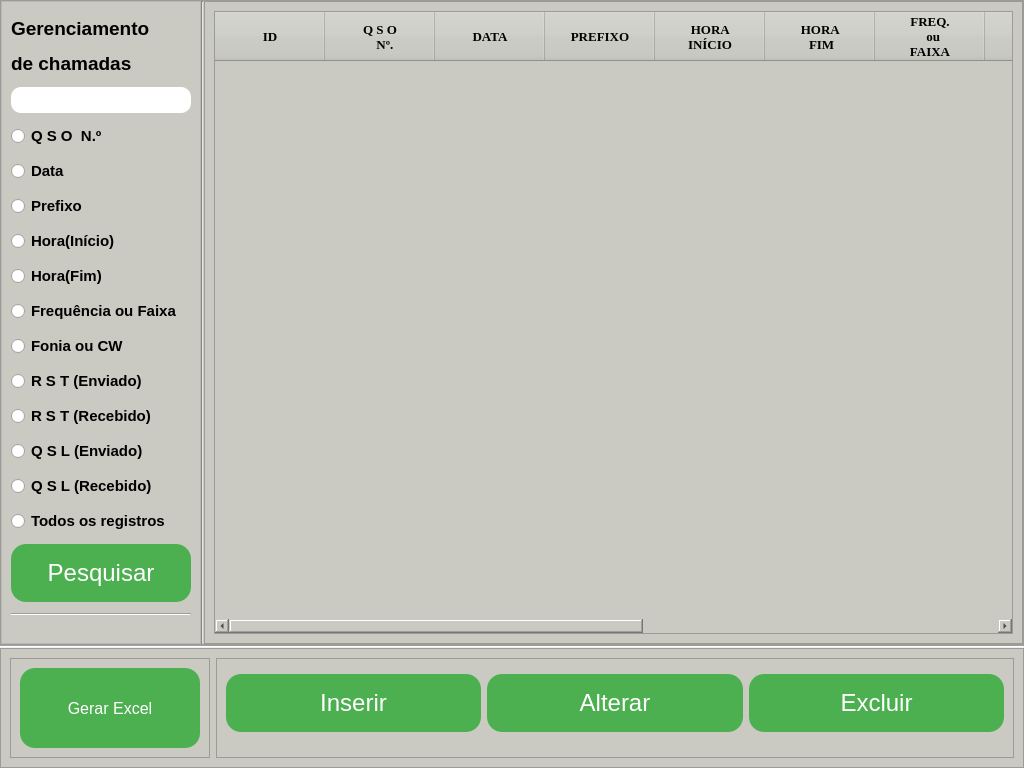
<?xml version="1.0" encoding="UTF-8"?>
<ui version="4.0">
 <class>MainWindow</class>
 <widget class="QMainWindow" name="MainWindow">
  <property name="geometry">
   <rect>
    <x>0</x>
    <y>0</y>
    <width>1024</width>
    <height>768</height>
   </rect>
  </property>
  <property name="minimumSize">
   <size>
    <width>1024</width>
    <height>768</height>
   </size>
  </property>
  <property name="maximumSize">
   <size>
    <width>16777215</width>
    <height>16777215</height>
   </size>
  </property>
  <property name="windowTitle">
   <string>Gerenciador de chamadas</string>
  </property>
  <property name="windowIcon">
   <iconset>
    <normaloff>Icons/icone.ico</normaloff>Icons/icone.ico</iconset>
  </property>
  <widget class="QWidget" name="centralwidget">
   <layout class="QVBoxLayout" name="verticalLayout">
    <property name="spacing">
     <number>0</number>
    </property>
    <property name="leftMargin">
     <number>0</number>
    </property>
    <property name="topMargin">
     <number>0</number>
    </property>
    <property name="rightMargin">
     <number>0</number>
    </property>
    <property name="bottomMargin">
     <number>0</number>
    </property>
    <item>
     <widget class="QFrame" name="frame_2">
      <property name="styleSheet">
       <string notr="true">background-color: rgb(202, 202, 194);</string>
      </property>
      <property name="frameShape">
       <enum>QFrame::StyledPanel</enum>
      </property>
      <property name="frameShadow">
       <enum>QFrame::Raised</enum>
      </property>
      <layout class="QHBoxLayout" name="horizontalLayout">
       <property name="spacing">
        <number>0</number>
       </property>
       <property name="leftMargin">
        <number>0</number>
       </property>
       <property name="topMargin">
        <number>0</number>
       </property>
       <property name="rightMargin">
        <number>0</number>
       </property>
       <property name="bottomMargin">
        <number>0</number>
       </property>
       <item>
        <widget class="QFrame" name="frame_3">
         <property name="maximumSize">
          <size>
           <width>200</width>
           <height>16777215</height>
          </size>
         </property>
         <property name="styleSheet">
          <string notr="true">background-color: rgb(202, 202, );</string>
         </property>
         <property name="frameShape">
          <enum>QFrame::StyledPanel</enum>
         </property>
         <property name="frameShadow">
          <enum>QFrame::Raised</enum>
         </property>
         <layout class="QVBoxLayout" name="verticalLayout_3">
          <item>
           <widget class="QLabel" name="label">
            <property name="maximumSize">
             <size>
              <width>16777215</width>
              <height>60</height>
             </size>
            </property>
            <property name="styleSheet">
             <string notr="true">font-size:25px;
font-weight: bold;
</string>
            </property>
            <property name="text">
             <string>&lt;html&gt;&lt;head/&gt;&lt;body&gt;&lt;p&gt;&lt;span style=&quot; font-size:14pt;&quot;&gt;Gerenciamento &lt;/span&gt;&lt;/p&gt;&lt;p&gt;&lt;span style=&quot; font-size:14pt;&quot;&gt;de chamadas&lt;/span&gt;&lt;/p&gt;&lt;/body&gt;&lt;/html&gt;</string>
            </property>
           </widget>
          </item>
          <item>
           <widget class="QLineEdit" name="lineEdit">
            <property name="styleSheet">
             <string notr="true">QLineEdit{
  font-size: 20px;
  text-align: center;
  border-radius: 10px;

}</string>
            </property>
           </widget>
          </item>
          <item>
           <widget class="QRadioButton" name="radioButton">
            <property name="toolTip">
             <string>&lt;html&gt;&lt;head/&gt;&lt;body&gt;&lt;p&gt;Pesquisar por id do aluno. (Valores válidos: id entre 1 e 300).&lt;/p&gt;&lt;/body&gt;&lt;/html&gt;</string>
            </property>
            <property name="styleSheet">
             <string notr="true">font-size:15px;
font-weight: bold;
</string>
            </property>
            <property name="text">
             <string>Q S O  N.º</string>
            </property>
           </widget>
          </item>
          <item>
           <widget class="QRadioButton" name="radioButton_6">
            <property name="toolTip">
             <string>&lt;html&gt;&lt;head/&gt;&lt;body&gt;&lt;p&gt;Pesquisa pelo nome do aluno.&lt;/p&gt;&lt;/body&gt;&lt;/html&gt;</string>
            </property>
            <property name="styleSheet">
             <string notr="true">font-size:15px;
font-weight: bold;
</string>
            </property>
            <property name="text">
             <string>Data</string>
            </property>
           </widget>
          </item>
          <item>
           <widget class="QRadioButton" name="radioButton_2">
            <property name="toolTip">
             <string>&lt;html&gt;&lt;head/&gt;&lt;body&gt;&lt;p&gt;Pesquisar por matricula ativa. (Valores válidos: 1 e 0)&lt;/p&gt;&lt;/body&gt;&lt;/html&gt;</string>
            </property>
            <property name="styleSheet">
             <string notr="true">font-size:15px;
font-weight: bold;
</string>
            </property>
            <property name="text">
             <string>Prefixo</string>
            </property>
           </widget>
          </item>
          <item>
           <widget class="QRadioButton" name="radioButton_3">
            <property name="toolTip">
             <string>&lt;html&gt;&lt;head/&gt;&lt;body&gt;&lt;p&gt;Pesquisar por tipo da matrícula. (Valores válidos: 30, 90, 180, 360.)&lt;/p&gt;&lt;/body&gt;&lt;/html&gt;</string>
            </property>
            <property name="styleSheet">
             <string notr="true">font-size:15px;
font-weight: bold;
</string>
            </property>
            <property name="text">
             <string>Hora(Início)</string>
            </property>
           </widget>
          </item>
          <item>
           <widget class="QRadioButton" name="radioButton_4">
            <property name="toolTip">
             <string>&lt;html&gt;&lt;head/&gt;&lt;body&gt;&lt;p&gt;Pesquisar por data de inicio. (Formato válido: AAAA-MM-DD)&lt;/p&gt;&lt;/body&gt;&lt;/html&gt;</string>
            </property>
            <property name="styleSheet">
             <string notr="true">font-size:15px;
font-weight: bold;
</string>
            </property>
            <property name="text">
             <string>Hora(Fim)</string>
            </property>
           </widget>
          </item>
          <item>
           <widget class="QRadioButton" name="radioButton_7">
            <property name="styleSheet">
             <string notr="true">font-size:15px;
font-weight: bold;
</string>
            </property>
            <property name="text">
             <string>Frequência ou Faixa</string>
            </property>
           </widget>
          </item>
          <item>
           <widget class="QRadioButton" name="radioButton_8">
            <property name="styleSheet">
             <string notr="true">font-size:15px;
font-weight: bold;
</string>
            </property>
            <property name="text">
             <string>Fonia ou CW</string>
            </property>
           </widget>
          </item>
          <item>
           <widget class="QRadioButton" name="radioButton_9">
            <property name="styleSheet">
             <string notr="true">font-size:15px;
font-weight: bold;
</string>
            </property>
            <property name="text">
             <string>R S T (Enviado)</string>
            </property>
           </widget>
          </item>
          <item>
           <widget class="QRadioButton" name="radioButton_10">
            <property name="styleSheet">
             <string notr="true">font-size:15px;
font-weight: bold;
</string>
            </property>
            <property name="text">
             <string>R S T (Recebido)</string>
            </property>
           </widget>
          </item>
          <item>
           <widget class="QRadioButton" name="radioButton_11">
            <property name="styleSheet">
             <string notr="true">font-size:15px;
font-weight: bold;
</string>
            </property>
            <property name="text">
             <string>Q S L (Enviado)</string>
            </property>
           </widget>
          </item>
          <item>
           <widget class="QRadioButton" name="radioButton_12">
            <property name="styleSheet">
             <string notr="true">font-size:15px;
font-weight: bold;
</string>
            </property>
            <property name="text">
             <string>Q S L (Recebido)</string>
            </property>
           </widget>
          </item>
          <item>
           <widget class="QRadioButton" name="radioButton_5">
            <property name="toolTip">
             <string>&lt;html&gt;&lt;head/&gt;&lt;body&gt;&lt;p&gt;Pesuisar todos os registros de alunos.&lt;/p&gt;&lt;/body&gt;&lt;/html&gt;</string>
            </property>
            <property name="styleSheet">
             <string notr="true">font-size:15px;
font-weight: bold;
</string>
            </property>
            <property name="text">
             <string>Todos os registros</string>
            </property>
           </widget>
          </item>
          <item>
           <widget class="QPushButton" name="pushButton_7">
            <property name="minimumSize">
             <size>
              <width>50</width>
              <height>50</height>
             </size>
            </property>
            <property name="toolTip">
             <string>&lt;html&gt;&lt;head/&gt;&lt;body&gt;&lt;p&gt;&lt;span style=&quot; font-size:11pt; font-weight:600;&quot;&gt;Botão pesquisar. A pesquisa é feita de acordo com o tipo de pesquisa selecionado acima.&lt;/span&gt;&lt;/p&gt;&lt;/body&gt;&lt;/html&gt;</string>
            </property>
            <property name="whatsThis">
             <string/>
            </property>
            <property name="styleSheet">
             <string notr="true">QPushButton{
  padding: 15px 25px;
  font-size: 24px;
  text-align: center;
  color: #fff;
  background-color: #4CAF50;
  border-radius: 15px;

}

QPushButton:hover{
background-color: green;

}

QPushButton:pressed{
  background-color: #3e8e41;

}</string>
            </property>
            <property name="text">
             <string>Pesquisar</string>
            </property>
            <property name="icon">
             <iconset>
              <normaloff>Icons/searchicon-removebg-preview-removebg-preview.png</normaloff>Icons/searchicon-removebg-preview-removebg-preview.png</iconset>
            </property>
            <property name="iconSize">
             <size>
              <width>25</width>
              <height>25</height>
             </size>
            </property>
           </widget>
          </item>
          <item>
           <widget class="Line" name="line_3">
            <property name="orientation">
             <enum>Qt::Horizontal</enum>
            </property>
           </widget>
          </item>
         </layout>
        </widget>
       </item>
       <item>
        <widget class="Line" name="line_2">
         <property name="orientation">
          <enum>Qt::Vertical</enum>
         </property>
        </widget>
       </item>
       <item>
        <widget class="QFrame" name="frame_4">
         <property name="styleSheet">
          <string notr="true">background-color: rgb(202, 202, 194);</string>
         </property>
         <property name="frameShape">
          <enum>QFrame::StyledPanel</enum>
         </property>
         <property name="frameShadow">
          <enum>QFrame::Raised</enum>
         </property>
         <layout class="QVBoxLayout" name="verticalLayout_4">
          <item>
           <widget class="QTableWidget" name="tableWidget">
            <property name="font">
             <font>
              <pointsize>14</pointsize>
             </font>
            </property>
            <property name="editTriggers">
             <set>QAbstractItemView::NoEditTriggers</set>
            </property>
            <property name="selectionMode">
             <enum>QAbstractItemView::ExtendedSelection</enum>
            </property>
            <property name="selectionBehavior">
             <enum>QAbstractItemView::SelectRows</enum>
            </property>
            <property name="rowCount">
             <number>0</number>
            </property>
            <attribute name="horizontalHeaderDefaultSectionSize">
             <number>110</number>
            </attribute>
            <attribute name="horizontalHeaderMinimumSectionSize">
             <number>110</number>
            </attribute>
            <attribute name="horizontalHeaderStretchLastSection">
             <bool>true</bool>
            </attribute>
            <attribute name="verticalHeaderVisible">
             <bool>false</bool>
            </attribute>
            <column>
             <property name="text">
              <string>ID</string>
             </property>
             <property name="font">
              <font>
               <family>Times New Roman</family>
               <pointsize>10</pointsize>
               <weight>75</weight>
               <bold>true</bold>
              </font>
             </property>
            </column>
            <column>
             <property name="text">
              <string>Q S O 
   Nº.</string>
             </property>
             <property name="font">
              <font>
               <family>Times New Roman</family>
               <pointsize>10</pointsize>
               <weight>75</weight>
               <bold>true</bold>
              </font>
             </property>
            </column>
            <column>
             <property name="text">
              <string>DATA</string>
             </property>
             <property name="font">
              <font>
               <family>Times New Roman</family>
               <pointsize>10</pointsize>
               <weight>75</weight>
               <bold>true</bold>
              </font>
             </property>
            </column>
            <column>
             <property name="text">
              <string>PREFIXO</string>
             </property>
             <property name="font">
              <font>
               <family>Times New Roman</family>
               <pointsize>10</pointsize>
               <weight>75</weight>
               <bold>true</bold>
              </font>
             </property>
            </column>
            <column>
             <property name="text">
              <string>HORA 
INÍCIO</string>
             </property>
             <property name="font">
              <font>
               <family>Times New Roman</family>
               <pointsize>10</pointsize>
               <weight>75</weight>
               <bold>true</bold>
              </font>
             </property>
            </column>
            <column>
             <property name="text">
              <string>HORA 
 FIM</string>
             </property>
             <property name="font">
              <font>
               <family>Times New Roman</family>
               <pointsize>10</pointsize>
               <weight>75</weight>
               <bold>true</bold>
              </font>
             </property>
            </column>
            <column>
             <property name="text">
              <string>FREQ. 
  ou 
FAIXA</string>
             </property>
             <property name="font">
              <font>
               <family>Times New Roman</family>
               <pointsize>10</pointsize>
               <weight>75</weight>
               <bold>true</bold>
              </font>
             </property>
            </column>
            <column>
             <property name="text">
              <string>FONIA 
   ou 
  CW</string>
             </property>
             <property name="font">
              <font>
               <family>Times New Roman</family>
               <pointsize>10</pointsize>
               <weight>75</weight>
               <bold>true</bold>
              </font>
             </property>
            </column>
            <column>
             <property name="text">
              <string>RST
ENV.</string>
             </property>
             <property name="font">
              <font>
               <family>Times New Roman</family>
               <pointsize>10</pointsize>
               <weight>75</weight>
               <bold>true</bold>
              </font>
             </property>
            </column>
            <column>
             <property name="text">
              <string>RST 
REC.</string>
             </property>
             <property name="font">
              <font>
               <family>Times New Roman</family>
               <pointsize>10</pointsize>
               <weight>75</weight>
               <bold>true</bold>
              </font>
             </property>
            </column>
            <column>
             <property name="text">
              <string>Q S L 
 ENV.</string>
             </property>
             <property name="font">
              <font>
               <family>Times New Roman</family>
               <pointsize>10</pointsize>
               <weight>75</weight>
               <bold>true</bold>
              </font>
             </property>
            </column>
            <column>
             <property name="text">
              <string>Q S L 
 REC.</string>
             </property>
             <property name="font">
              <font>
               <family>Times New Roman</family>
               <pointsize>10</pointsize>
               <weight>75</weight>
               <bold>true</bold>
              </font>
             </property>
            </column>
            <column>
             <property name="text">
              <string>  OUTRAS 
ANOTAÇÕES</string>
             </property>
             <property name="font">
              <font>
               <family>Times New Roman</family>
               <pointsize>10</pointsize>
               <weight>75</weight>
               <bold>true</bold>
              </font>
             </property>
            </column>
           </widget>
          </item>
         </layout>
        </widget>
       </item>
      </layout>
      <zorder>frame_4</zorder>
      <zorder>frame_3</zorder>
      <zorder>line_2</zorder>
     </widget>
    </item>
    <item>
     <widget class="Line" name="line">
      <property name="orientation">
       <enum>Qt::Horizontal</enum>
      </property>
     </widget>
    </item>
    <item>
     <widget class="QFrame" name="frame">
      <property name="maximumSize">
       <size>
        <width>9898989</width>
        <height>120</height>
       </size>
      </property>
      <property name="styleSheet">
       <string notr="true">background-color: rgb(202, 202, 194);</string>
      </property>
      <property name="frameShape">
       <enum>QFrame::StyledPanel</enum>
      </property>
      <property name="frameShadow">
       <enum>QFrame::Raised</enum>
      </property>
      <layout class="QHBoxLayout" name="horizontalLayout_2">
       <item>
        <widget class="QFrame" name="frame_5">
         <property name="maximumSize">
          <size>
           <width>200</width>
           <height>16777215</height>
          </size>
         </property>
         <property name="styleSheet">
          <string notr="true">background-color: rgb(202, 202, 194);</string>
         </property>
         <property name="frameShape">
          <enum>QFrame::StyledPanel</enum>
         </property>
         <property name="frameShadow">
          <enum>QFrame::Raised</enum>
         </property>
         <layout class="QVBoxLayout" name="verticalLayout_2">
          <item>
           <widget class="QPushButton" name="pushButton_5">
            <property name="minimumSize">
             <size>
              <width>50</width>
              <height>80</height>
             </size>
            </property>
            <property name="font">
             <font>
              <pointsize>-1</pointsize>
             </font>
            </property>
            <property name="toolTip">
             <string>&lt;html&gt;&lt;head/&gt;&lt;body&gt;&lt;p&gt;&lt;span style=&quot; font-size:11pt; font-weight:600;&quot;&gt;Botão voltar. Volta ao modulo inicial.&lt;/span&gt;&lt;/p&gt;&lt;/body&gt;&lt;/html&gt;</string>
            </property>
            <property name="styleSheet">
             <string notr="true">QPushButton{
  padding: 15px 25px;
  font-size: 16px;
  text-align: center;
  color: #fff;
  background-color: #4CAF50;
  border-radius: 15px;

}

QPushButton:hover{
background-color: green;

}

QPushButton:pressed{
  background-color: #3e8e41;

}</string>
            </property>
            <property name="text">
             <string>Gerar Excel</string>
            </property>
            <property name="iconSize">
             <size>
              <width>30</width>
              <height>30</height>
             </size>
            </property>
           </widget>
          </item>
         </layout>
        </widget>
       </item>
       <item>
        <widget class="QFrame" name="frame_6">
         <property name="styleSheet">
          <string notr="true">background-color: rgb(202, 202, 194);</string>
         </property>
         <property name="frameShape">
          <enum>QFrame::StyledPanel</enum>
         </property>
         <property name="frameShadow">
          <enum>QFrame::Raised</enum>
         </property>
         <layout class="QHBoxLayout" name="horizontalLayout_3">
          <property name="topMargin">
           <number>0</number>
          </property>
          <item>
           <widget class="QPushButton" name="pushButton_2">
            <property name="minimumSize">
             <size>
              <width>50</width>
              <height>50</height>
             </size>
            </property>
            <property name="toolTip">
             <string>&lt;html&gt;&lt;head/&gt;&lt;body&gt;&lt;p&gt;&lt;span style=&quot; font-size:11pt; font-weight:600;&quot;&gt;Botão inserir. Abre uma nova janela para a inserção de registros.&lt;/span&gt;&lt;/p&gt;&lt;/body&gt;&lt;/html&gt;</string>
            </property>
            <property name="styleSheet">
             <string notr="true">QPushButton{
  padding: 15px 25px;
  font-size: 24px;
  text-align: center;
  color: #fff;
  background-color: #4CAF50;
  border-radius: 15px;

}

QPushButton:hover{
background-color: blue;

}

QPushButton:pressed{
  background-color: #3e8e41;

}</string>
            </property>
            <property name="text">
             <string>Inserir</string>
            </property>
            <property name="icon">
             <iconset>
              <normaloff>Icons/InserirIcon-removebg-preview-removebg-preview.png</normaloff>Icons/InserirIcon-removebg-preview-removebg-preview.png</iconset>
            </property>
            <property name="iconSize">
             <size>
              <width>50</width>
              <height>20</height>
             </size>
            </property>
           </widget>
          </item>
          <item>
           <widget class="QPushButton" name="pushButton_3">
            <property name="minimumSize">
             <size>
              <width>50</width>
              <height>50</height>
             </size>
            </property>
            <property name="toolTip">
             <string>&lt;html&gt;&lt;head/&gt;&lt;body&gt;&lt;p&gt;&lt;span style=&quot; font-size:11pt; font-weight:600;&quot;&gt;Botão alterar. Abre uma nova janela para alteração de registros.&lt;/span&gt;&lt;/p&gt;&lt;/body&gt;&lt;/html&gt;</string>
            </property>
            <property name="styleSheet">
             <string notr="true">QPushButton{
  padding: 15px 25px;
  font-size: 24px;
  text-align: center;
  color: #fff;
  background-color: #4CAF50;
  border-radius: 15px;

}

QPushButton:hover{
background-color: orange;

}

QPushButton:pressed{
  background-color: #3e8e41;

}</string>
            </property>
            <property name="text">
             <string>Alterar</string>
            </property>
            <property name="icon">
             <iconset>
              <normaloff>Icons/updateicon-removebg-preview-removebg-preview.png</normaloff>Icons/updateicon-removebg-preview-removebg-preview.png</iconset>
            </property>
            <property name="iconSize">
             <size>
              <width>60</width>
              <height>25</height>
             </size>
            </property>
           </widget>
          </item>
          <item>
           <widget class="QPushButton" name="pushButton_4">
            <property name="minimumSize">
             <size>
              <width>50</width>
              <height>50</height>
             </size>
            </property>
            <property name="toolTip">
             <string>&lt;html&gt;&lt;head/&gt;&lt;body&gt;&lt;p&gt;&lt;span style=&quot; font-size:11pt; font-weight:600;&quot;&gt;Botão excluir. Abre uma nova janela para e exclusão de registros.&lt;/span&gt;&lt;/p&gt;&lt;/body&gt;&lt;/html&gt;</string>
            </property>
            <property name="styleSheet">
             <string notr="true">QPushButton{
  padding: 15px 25px;
  font-size: 24px;
  text-align: center;
  color: #fff;
  background-color: #4CAF50;
  border-radius: 15px;

}

QPushButton:hover{
background-color: red;

}

QPushButton:pressed{
  background-color: #3e8e41;

}</string>
            </property>
            <property name="text">
             <string>Excluir</string>
            </property>
            <property name="icon">
             <iconset>
              <normaloff>Icons/deleteicon-removebg-preview-removebg-preview.png</normaloff>Icons/deleteicon-removebg-preview-removebg-preview.png</iconset>
            </property>
            <property name="iconSize">
             <size>
              <width>50</width>
              <height>25</height>
             </size>
            </property>
           </widget>
          </item>
         </layout>
        </widget>
       </item>
      </layout>
     </widget>
    </item>
   </layout>
  </widget>
 </widget>
 <resources/>
 <connections/>
</ui>
